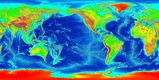
#> input picture projects/image_data_exploror/images/640px-LARGE_elevation.jpg, 159 x 80 px, shrunk from 640 x 320 before the run; its folder holds 4 pictures in this run
$ python image_data_exploror.py
#> lines starting #> are read from the running program, lines starting #| are printed output that depends on the picture
import os
from pathlib import Path
import pandas as pd
import cv2 as cv
import numpy as np
from PIL import Image
import matplotlib.pyplot as plt

image_dir = Path(r"D:\Repos\Computer-Vision-Engineering-Practice\Projects\image_data_exploror\images")

image_files = list(image_dir.glob("*.jpg")) + list(image_dir.glob("*.png"))

if not image_files:
    print("No images found in the file dir")

print(image_files)

data = {
    "file_name": [],
    "width": [],
    "height": [],
    "mode": [],
}

# Store images for histogram processing
images_data = []

for image_path in image_files:
    img = cv.imread(str(image_path))
#> img is the input picture: shape (80, 159, 3); mean B, G, R 144.3, 138.7, 70.1

    if img is None:
        print(f"failed to read image: {image_path.name}")
        continue

    height, width = img.shape[:2]
#> height = 80; width = 159

    if len(img.shape) == 2:
        mode = "grayscale"
    elif len(img.shape) == 3 and img.shape[2] == 3:
        mode = "rgb"
        # Convert BGR to RGB (OpenCV uses BGR by default)
        img_rgb = cv.cvtColor(img, cv.COLOR_BGR2RGB)
        images_data.append((image_path.name, img_rgb))

    data["file_name"].append(image_path.name)
    data["width"].append(width)
    data["height"].append(height)
    data["mode"].append(mode)

df = pd.DataFrame(data)
#> df = table of 4 rows and 4 columns
print(df)
#|                                         file_name  width  height mode
#| 0                       640px-LARGE_elevation.jpg    159      80  rgb
#| 1  Phoenicopterus_ruber_in_S%C3%A3o_Paulo_Zoo.jpg   1000     664  rgb
#| 2                               Red_Kitten_01.jpg   3456    2304  rgb
#| 3                        Portrait_Placeholder.png    149     149  rgb

# Plot RGB histograms for each image
num_images = len(images_data)
if num_images > 0:
    # Calculate subplot dimensions
    cols = min(3, num_images)  # Max 3 columns
    rows = (num_images + cols - 1) // cols  # Calculate required rows

    fig, axes = plt.subplots(rows, cols, figsize=(15, 5 * rows))

    # Handle single image case
    if num_images == 1:
        axes = [axes]
    elif rows == 1:
        axes = [axes] if cols == 1 else axes

    colors = ('r', 'g', 'b')
    channel_names = ('Red', 'Green', 'Blue')

    for idx, (filename, img_rgb) in enumerate(images_data):
        if rows > 1:
            ax = axes[idx // cols][idx % cols]
        else:
            ax = axes[idx] if cols > 1 else axes

        # Calculate histogram for each channel
        for i, color in enumerate(colors):
            histogram = cv.calcHist([img_rgb], [i], None, [256], [0, 256])
            ax.plot(histogram, color=color, label=channel_names[i])

        ax.set_title(f'RGB Histogram - {filename}')
        ax.set_xlabel('Pixel Intensity')
        ax.set_ylabel('Frequency')
        ax.legend()
        ax.grid(True, alpha=0.3)

    # Hide unused subplots
    if rows > 1:
        for idx in range(num_images, rows * cols):
            axes[idx // cols][idx % cols].set_visible(False)

    plt.tight_layout()
    plt.show()
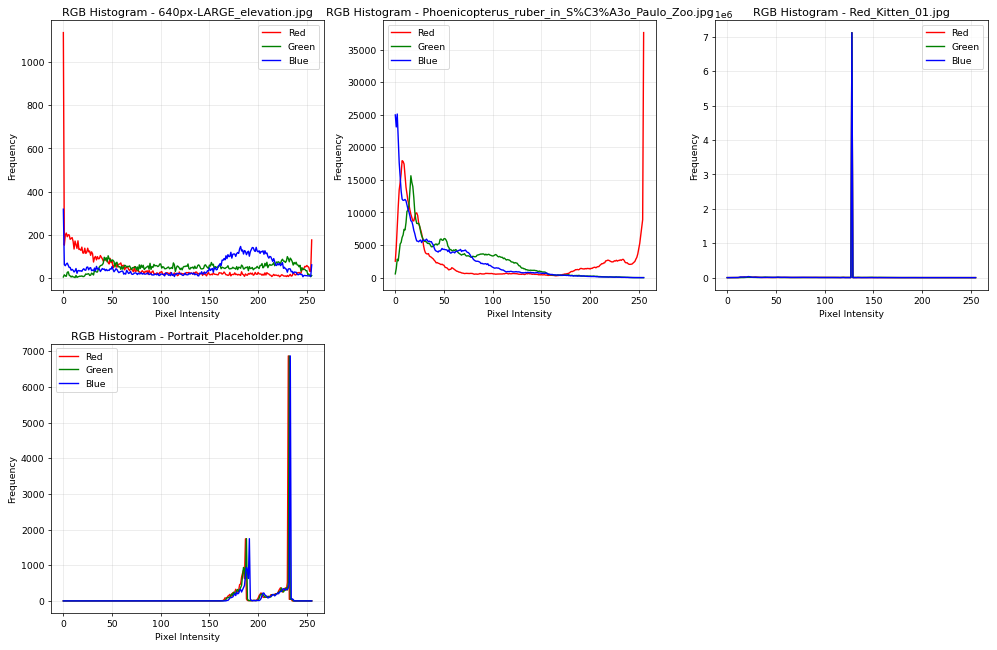
#> figure drawn by matplotlib, 4 panels; panel 1: curve peaks at x = 0, y = 1135; panel 1: curve peaks at x = 46, y = 104; panel 1: curve peaks at x = 0, y = 319; panel 2: curve peaks at x = 255, y = 37609

# Alternative: Plot histograms using matplotlib.pyplot.hist() instead of cv.calcHist()
if num_images > 0:
    fig, axes = plt.subplots(rows, cols, figsize=(15, 5 * rows))

    if num_images == 1:
        axes = [axes]
    elif rows == 1:
        axes = [axes] if cols == 1 else axes

    for idx, (filename, img_rgb) in enumerate(images_data):
        if rows > 1:
            ax = axes[idx // cols][idx % cols]
        else:
            ax = axes[idx] if cols > 1 else axes

        # Extract each channel and plot histogram using pyplot.hist()
        red_channel = img_rgb[:, :, 0].flatten()
        green_channel = img_rgb[:, :, 1].flatten()
        blue_channel = img_rgb[:, :, 2].flatten()

        ax.hist(red_channel, bins=256, color='red', alpha=0.5, label='Red', range=[0, 256])
        ax.hist(green_channel, bins=256, color='green', alpha=0.5, label='Green', range=[0, 256])
        ax.hist(blue_channel, bins=256, color='blue', alpha=0.5, label='Blue', range=[0, 256])

        ax.set_title(f'RGB Histogram - {filename}')
        ax.set_xlabel('Pixel Intensity')
        ax.set_ylabel('Frequency')
        ax.legend()
        ax.grid(True, alpha=0.3)

    # Hide unused subplots
    if rows > 1:
        for idx in range(num_images, rows * cols):
            axes[idx // cols][idx % cols].set_visible(False)

    plt.tight_layout()
    plt.show()
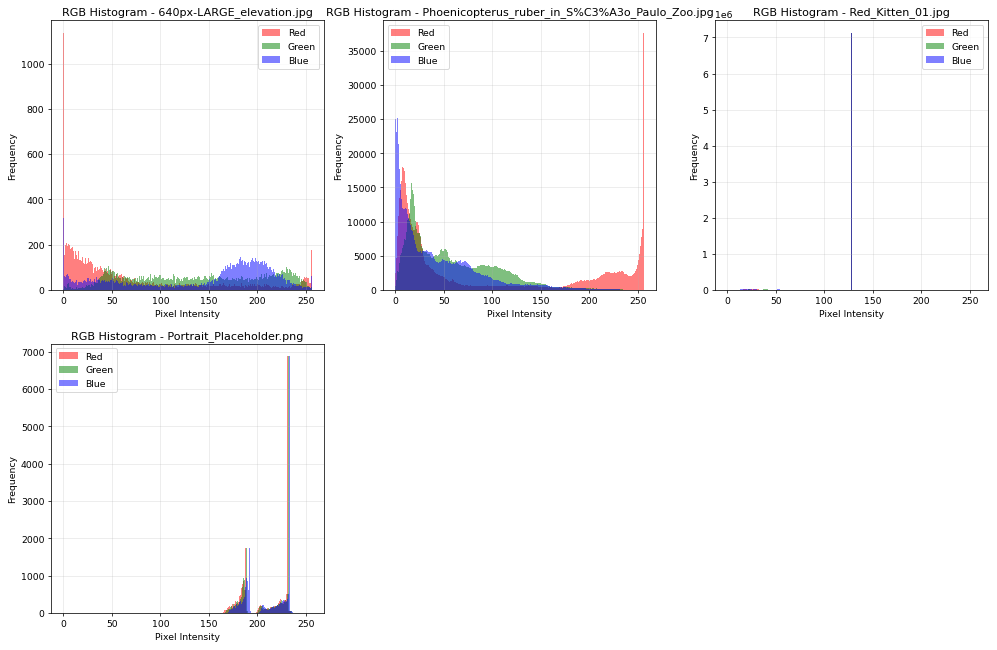
#> figure drawn by matplotlib, 4 panels; panel 1: tallest bar 1135 high, from x = 0 to 1; panel 1: tallest bar 104 high, from x = 46 to 47; panel 1: tallest bar 319 high, from x = 0 to 1; panel 2: tallest bar 37609 high, from x = 255 to 256
